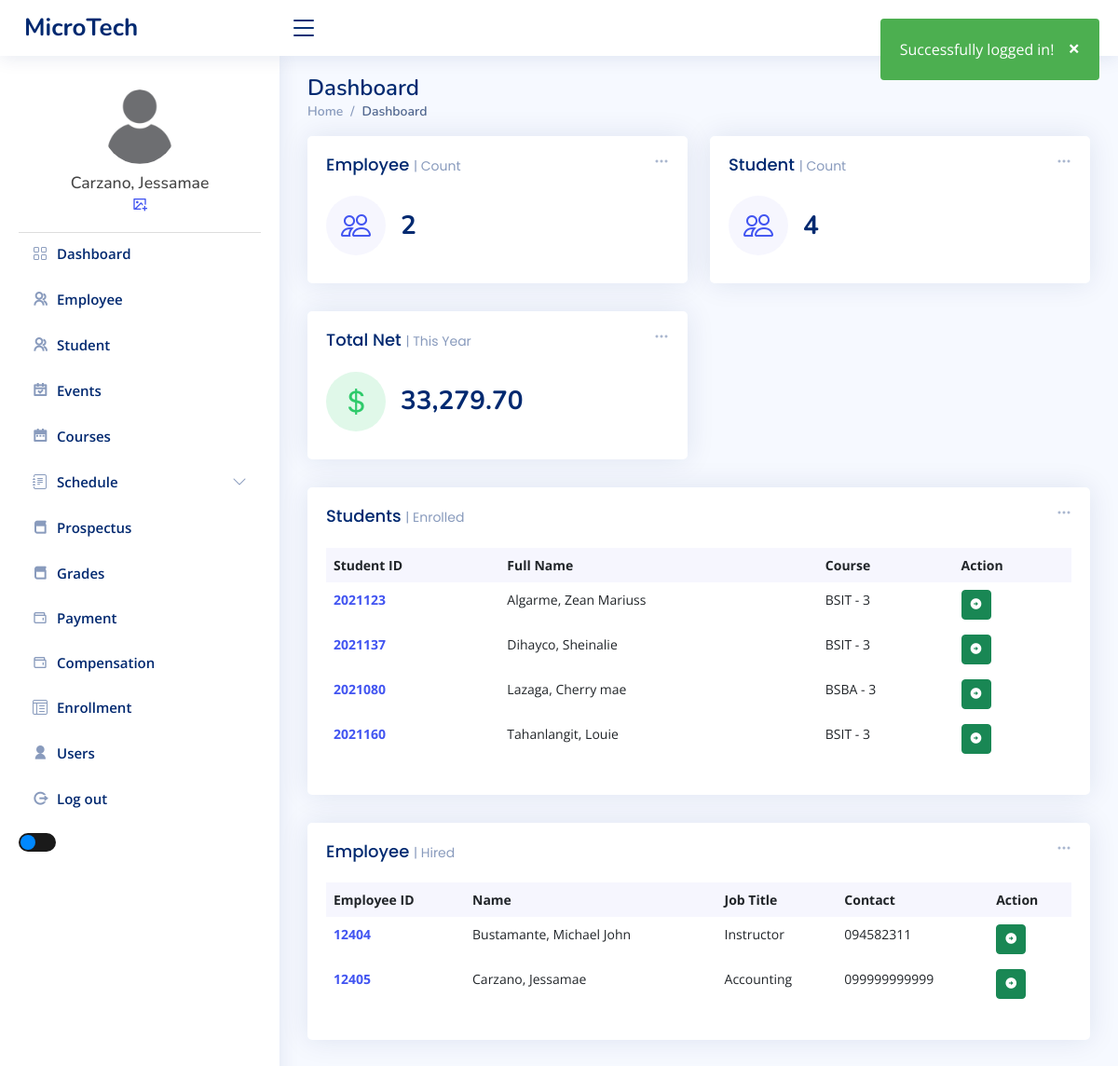
Page /admin/index.php (signed in) on the earlier database version.
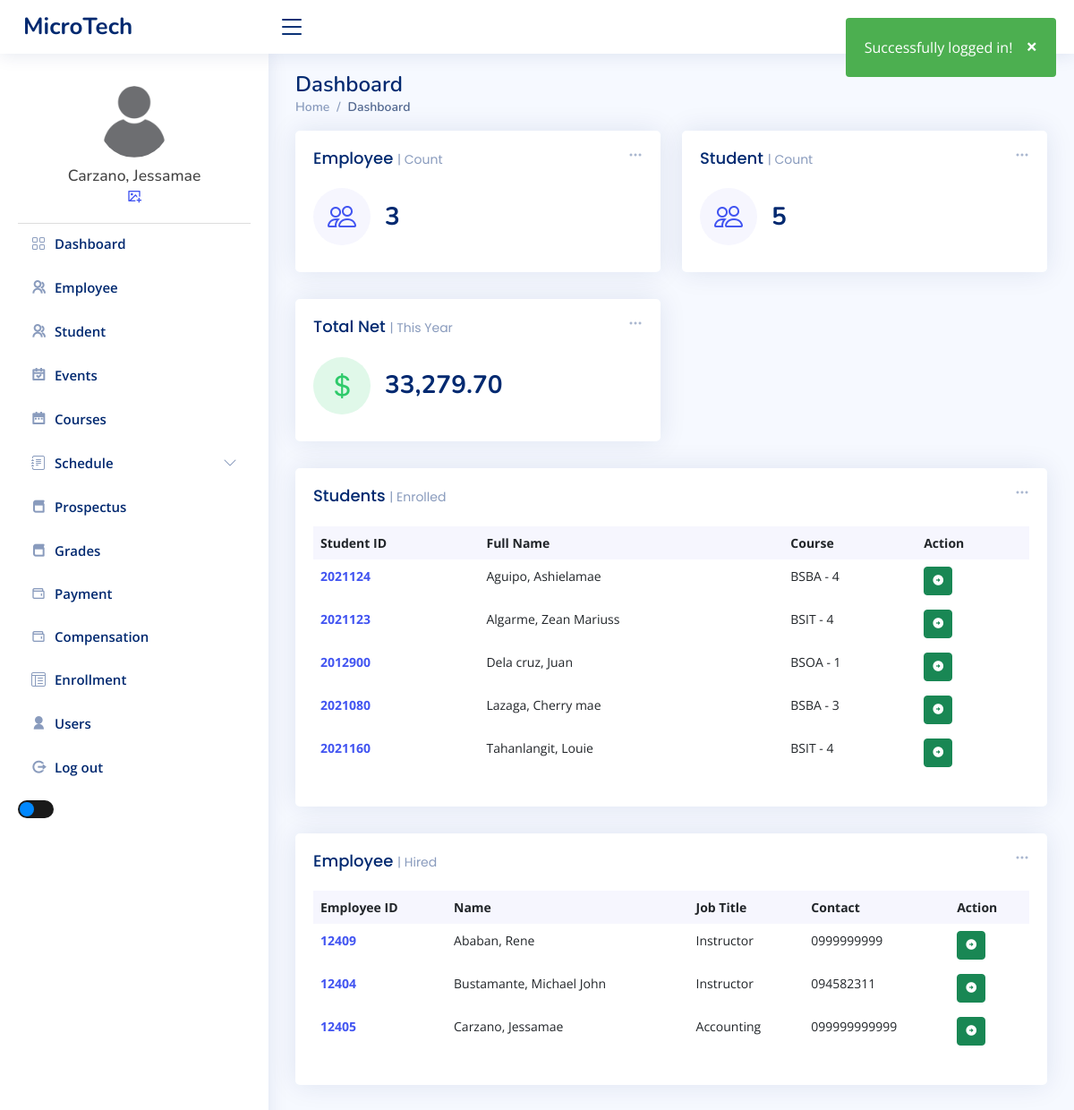
Same page on the later database version.
### tables this page shows
CREATE TABLE `tbl_users` (
  `user_id` int(11) NOT NULL,
  `user_fname` varchar(50) NOT NULL,
  `user_lname` varchar(50) NOT NULL,
  `user_email` varchar(80) NOT NULL,
  `user_name` varchar(50) NOT NULL,
  `user_pass` varchar(100) NOT NULL,
  `user_role` varchar(20) NOT NULL,
  `user_image` varchar(100) NOT NULL
);

CREATE TABLE `tbl_students` (
  `studentID` int(20) NOT NULL,
  `user_id` int(20) NOT NULL,
  `lname` varchar(50) NOT NULL,
  `fname` varchar(50) NOT NULL,
  `middleInitial` varchar(10) NOT NULL,
  `Suffix` varchar(15) NOT NULL,
  `course` varchar(50) NOT NULL,
  `year` int(10) NOT NULL,
  `contact` varchar(20) NOT NULL,
  `gender` varchar(10) NOT NULL,
  `bdate` varchar(50) NOT NULL,
  `pob` text NOT NULL,
  `email` varchar(50) NOT NULL,
  `major` varchar(50) NOT NULL,
  `nationality` varchar(20) NOT NULL,
  `civilStatus` varchar(20) NOT NULL,
  `religion` varchar(20) NOT NULL,
  `modality` varchar(20) NOT NULL,
  `fb` varchar(30) NOT NULL,
  `curAddress` varchar(200) NOT NULL,
  `cityAdd` varchar(200) NOT NULL,
  `zipcode` varchar(30) NOT NULL,
  `fatherName` varchar(50) NOT NULL,
  `fwork` varchar(50) NOT NULL,
  `motherName` varchar(50) NOT NULL,
  `mwork` varchar(50) NOT NULL,
  `primarySchool` varchar(100) NOT NULL,
  `primaryAddress` text NOT NULL,
  `primaryCompleted` varchar(30) NOT NULL,
  `entermediateSchool` varchar(100) NOT NULL,
  `entermediateAddress` text NOT NULL,
  `entermediateCompleted` varchar(30) NOT NULL,
  `hsSchool` varchar(100) NOT NULL,
  `hsAddress` text NOT NULL,
  `hsCompleted` varchar(30) NOT NULL,
  `shSchool` varchar(100) NOT NULL,
  `shAddress` text NOT NULL,
  `shCompleted` varchar(30) NOT NULL,
  `collegeSchool` varchar(100) NOT NULL,
  `collegeAddress` text NOT NULL,
  `collegeCompleted` varchar(30) NOT NULL,
  `user_image` varchar(50) NOT NULL
);

CREATE TABLE `tbl_employee` (
  `employee_id` int(20) NOT NULL,
  `first_name` varchar(50) DEFAULT NULL,
  `last_name` varchar(50) DEFAULT NULL,
  `date_of_birth` date DEFAULT NULL,
  `gender` varchar(10) DEFAULT NULL,
  `hire_date` date DEFAULT NULL,
  `job_title` varchar(100) DEFAULT NULL,
  `department` varchar(50) DEFAULT NULL,
  `phone_number` varchar(20) DEFAULT NULL,
  `address` text DEFAULT NULL
);

### admin/index.php (the view, shortened to what the rows shown need)
<?php
include_once "../templates/header.php";
?>
<main id="main" class="main">
  <div class="pagetitle">
    <h1>Dashboard</h1>
  </div>
  <section class="section dashboard">
    <div class="row">
      <div class="col-lg-12">
        <div class="row">
          <div class="col-12">
            <div class="card recent-sales overflow-auto">
              <div class="card-body">
                <table class="table table-borderless datatable">
                  <thead>
                    <tr>
                      <th scope="col">Student ID</th>
                      <th scope="col">Full Name</th>
                      <th scope="col">Course</th>
                      <th scope="col">Action</th>
                    </tr>
                  </thead>
                  <tbody>
                    <?php
                    $database = new Connection();
                    $db = $database->open();
                    try {
                      $sql = 'SELECT * FROM tbl_students ORDER BY lname ASC';
                      foreach ($db->query($sql) as $row) {
                    ?>
                        <tr>
                          <th scope="row"><a href=""><?php echo $row["studentID"] ?></a></th>
                          <td><?php echo $row["lname"] ?>, <?php echo $row["fname"] ?></td>
                          <td><?php echo $row["course"] ?> - <?php echo $row["year"] ?></td>
                          <td>
                            <form action="student_profile.php" method="post">
                              <button type="submit" class="btn btn-sm btn-success" name="submit"><i class="ri-arrow-right-circle-fill"></i></button>
                            </form>
                          </td>
                        </tr>
                    <?php
                      }
                    } catch (PDOException $e) {
                      echo "There is some problem in connection: " . $e->getMessage();
                    }
                    ?>
                  </tbody>
                </table>
              </div>
            </div>
          </div>
          <div class="col-12">
            <div class="card recent-sales overflow-auto">
              <div class="card-body">
                <table class="table table-borderless datatable">
                  <thead>
                    <tr>
                      <th scope="col">Employee ID</th>
                      <th scope="col">Name</th>
                      <th scope="col">Job Title</th>
                      <th scope="col">Contact</th>
                      <th scope="col">Action</th>
                    </tr>
                  </thead>
                  <tbody>
                    <?php
                    $database = new Connection();
                    $db = $database->open();
                    try {
                      $sql = 'SELECT * FROM tbl_employee ORDER BY tbl_employee.last_name ASC';
                      foreach ($db->query($sql) as $row) {
                    ?>
                        <tr>
                          <th scope="row"><a href="#"><?php echo $row["employee_id"] ?></a></th>
                          <td><?php echo $row["last_name"] ?>, <?php echo $row["first_name"] ?></td>
                          <td><?php echo $row["job_title"] ?></a></td>
                          <td><?php echo $row["phone_number"] ?></td>
                          <td>
                            <form action="profile.php" method="post">
                              <button type="submit" class="btn btn-sm btn-success" name="submit"><i class="ri-arrow-right-circle-fill"></i></button>
                            </form>
                          </td>
                        </tr>
                    <?php
                      }
                    } catch (PDOException $e) {
                      echo "There is some problem in connection: " . $e->getMessage();
                    }
                    ?>
                  </tbody>
                </table>
              </div>
            </div>
          </div>
        </div>
      </div>
    </div>
  </section>
</main>
<?php
include_once "../templates/footer.php";
?>

### templates/header.php (shortened to what the rows shown need)
<?php
$database = new Connection();
$conn = $database->open();
$userid = $_SESSION["login"];
$statements = $conn->prepare("SELECT user_fname, user_lname, user_image FROM tbl_users WHERE user_id = ?");
$statements->execute([$userid]);
$user = $statements->fetch(PDO::FETCH_ASSOC);
$fname = $user['user_fname'];
$lname = $user['user_lname'];
?>
<!DOCTYPE html>
<html lang="en">
<head>
  <link href="../assets/vendor/bootstrap/css/bootstrap.min.css" rel="stylesheet">
  <link href="../assets/vendor/bootstrap-icons/bootstrap-icons.css" rel="stylesheet">
  <link href="../assets/vendor/boxicons/css/boxicons.min.css" rel="stylesheet">
  <link href="../assets/vendor/quill/quill.snow.css" rel="stylesheet">
  <link href="../assets/vendor/quill/quill.bubble.css" rel="stylesheet">
  <link href="../assets/vendor/remixicon/remixicon.css" rel="stylesheet">
  <link href="../assets/vendor/simple-datatables/style.css" rel="stylesheet">
  <link href="../assets/css/style.css" rel="stylesheet">
</head>
<body>
  <aside id="sidebar" class="sidebar">
    <ul class="sidebar-nav" id="sidebar-nav">
      <div class="profile-section">
        <div class="profile-info">
          <h5><?php echo htmlspecialchars($lname) . ', ' . htmlspecialchars($fname); ?></h5>
        </div>
      </div>
      <br>
    </ul>
  </aside>

Differences in the rows shown:
removed tbl_students: studentID "2021137", lname "Dihayco", fname "Sheinalie", course "BSIT", year "3"
added tbl_students: studentID "2021124", lname "Aguipo", fname "Ashielamae", course "BSBA", year "4"
changed tbl_students "Algarme": year "3" → "4"
added tbl_students: studentID "2012900", lname "Dela cruz", fname "Juan", course "BSOA", year "1"
changed tbl_students "Tahanlangit": year "3" → "4"
added tbl_employee: employee_id "12409", last_name "Ababan", first_name "Rene", job_title "Instructor", phone_number "0999999999"
Other differences:
$empcount['count_emp']: "2" → "3"
$studcount['count_stud']: "4" → "5"
